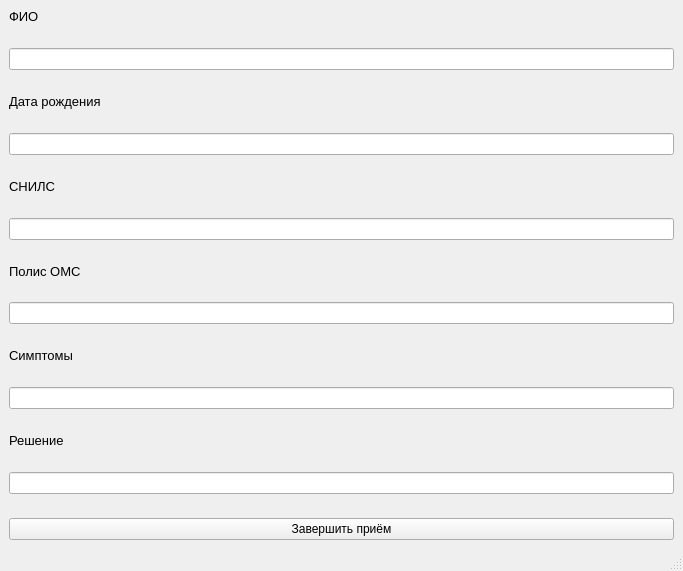
<?xml version="1.0" encoding="UTF-8"?>
<ui version="4.0">
 <class>MainWindow</class>
 <widget class="QMainWindow" name="MainWindow">
  <property name="geometry">
   <rect>
    <x>0</x>
    <y>0</y>
    <width>683</width>
    <height>571</height>
   </rect>
  </property>
  <property name="windowTitle">
   <string>ARMMED</string>
  </property>
  <widget class="QWidget" name="centralwidget">
   <layout class="QVBoxLayout" name="verticalLayout_2">
    <item>
     <widget class="QLabel" name="label">
      <property name="font">
       <font>
        <pointsize>10</pointsize>
       </font>
      </property>
      <property name="text">
       <string>ФИО</string>
      </property>
      <property name="buddy">
       <cstring></cstring>
      </property>
     </widget>
    </item>
    <item>
     <spacer name="verticalSpacer">
      <property name="orientation">
       <enum>Qt::Vertical</enum>
      </property>
      <property name="sizeHint" stdset="0">
       <size>
        <width>20</width>
        <height>40</height>
       </size>
      </property>
     </spacer>
    </item>
    <item>
     <widget class="QLineEdit" name="lineEdit"/>
    </item>
    <item>
     <spacer name="verticalSpacer_2">
      <property name="orientation">
       <enum>Qt::Vertical</enum>
      </property>
      <property name="sizeHint" stdset="0">
       <size>
        <width>20</width>
        <height>40</height>
       </size>
      </property>
     </spacer>
    </item>
    <item>
     <widget class="QLabel" name="label_2">
      <property name="font">
       <font>
        <pointsize>10</pointsize>
       </font>
      </property>
      <property name="text">
       <string>Дата рождения</string>
      </property>
     </widget>
    </item>
    <item>
     <spacer name="verticalSpacer_3">
      <property name="orientation">
       <enum>Qt::Vertical</enum>
      </property>
      <property name="sizeHint" stdset="0">
       <size>
        <width>20</width>
        <height>40</height>
       </size>
      </property>
     </spacer>
    </item>
    <item>
     <widget class="QLineEdit" name="lineEdit_2"/>
    </item>
    <item>
     <spacer name="verticalSpacer_4">
      <property name="orientation">
       <enum>Qt::Vertical</enum>
      </property>
      <property name="sizeHint" stdset="0">
       <size>
        <width>20</width>
        <height>40</height>
       </size>
      </property>
     </spacer>
    </item>
    <item>
     <widget class="QLabel" name="label_4">
      <property name="font">
       <font>
        <pointsize>10</pointsize>
       </font>
      </property>
      <property name="text">
       <string>СНИЛС</string>
      </property>
     </widget>
    </item>
    <item>
     <spacer name="verticalSpacer_5">
      <property name="orientation">
       <enum>Qt::Vertical</enum>
      </property>
      <property name="sizeHint" stdset="0">
       <size>
        <width>20</width>
        <height>40</height>
       </size>
      </property>
     </spacer>
    </item>
    <item>
     <widget class="QLineEdit" name="lineEdit_3"/>
    </item>
    <item>
     <spacer name="verticalSpacer_6">
      <property name="orientation">
       <enum>Qt::Vertical</enum>
      </property>
      <property name="sizeHint" stdset="0">
       <size>
        <width>20</width>
        <height>40</height>
       </size>
      </property>
     </spacer>
    </item>
    <item>
     <widget class="QLabel" name="label_3">
      <property name="font">
       <font>
        <pointsize>10</pointsize>
       </font>
      </property>
      <property name="text">
       <string>Полис ОМС</string>
      </property>
     </widget>
    </item>
    <item>
     <spacer name="verticalSpacer_7">
      <property name="orientation">
       <enum>Qt::Vertical</enum>
      </property>
      <property name="sizeHint" stdset="0">
       <size>
        <width>20</width>
        <height>40</height>
       </size>
      </property>
     </spacer>
    </item>
    <item>
     <widget class="QLineEdit" name="lineEdit_4"/>
    </item>
    <item>
     <spacer name="verticalSpacer_8">
      <property name="orientation">
       <enum>Qt::Vertical</enum>
      </property>
      <property name="sizeHint" stdset="0">
       <size>
        <width>20</width>
        <height>40</height>
       </size>
      </property>
     </spacer>
    </item>
    <item>
     <widget class="QLabel" name="label_5">
      <property name="font">
       <font>
        <pointsize>10</pointsize>
       </font>
      </property>
      <property name="text">
       <string>Симптомы</string>
      </property>
     </widget>
    </item>
    <item>
     <spacer name="verticalSpacer_9">
      <property name="orientation">
       <enum>Qt::Vertical</enum>
      </property>
      <property name="sizeHint" stdset="0">
       <size>
        <width>20</width>
        <height>40</height>
       </size>
      </property>
     </spacer>
    </item>
    <item>
     <widget class="QLineEdit" name="lineEdit_5"/>
    </item>
    <item>
     <spacer name="verticalSpacer_10">
      <property name="orientation">
       <enum>Qt::Vertical</enum>
      </property>
      <property name="sizeHint" stdset="0">
       <size>
        <width>20</width>
        <height>40</height>
       </size>
      </property>
     </spacer>
    </item>
    <item>
     <widget class="QLabel" name="label_6">
      <property name="font">
       <font>
        <pointsize>10</pointsize>
       </font>
      </property>
      <property name="text">
       <string>Решение</string>
      </property>
     </widget>
    </item>
    <item>
     <spacer name="verticalSpacer_11">
      <property name="orientation">
       <enum>Qt::Vertical</enum>
      </property>
      <property name="sizeHint" stdset="0">
       <size>
        <width>20</width>
        <height>40</height>
       </size>
      </property>
     </spacer>
    </item>
    <item>
     <widget class="QLineEdit" name="lineEdit_6"/>
    </item>
    <item>
     <spacer name="verticalSpacer_12">
      <property name="orientation">
       <enum>Qt::Vertical</enum>
      </property>
      <property name="sizeHint" stdset="0">
       <size>
        <width>20</width>
        <height>40</height>
       </size>
      </property>
     </spacer>
    </item>
    <item>
     <widget class="QPushButton" name="button_1">
      <property name="text">
       <string>Завершить приём</string>
      </property>
     </widget>
    </item>
   </layout>
  </widget>
  <widget class="QStatusBar" name="statusbar"/>
 </widget>
 <resources/>
 <connections/>
</ui>
